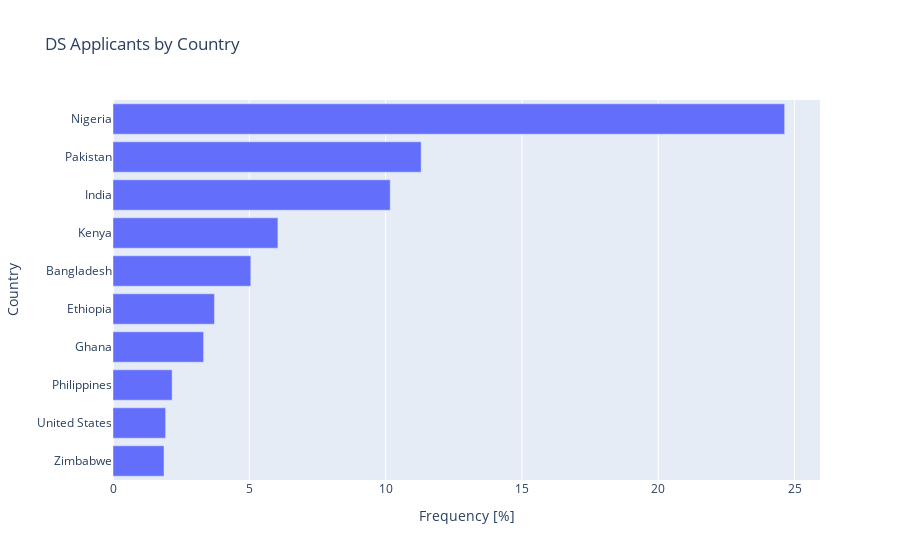

Notebook cell for this chart:
### Markdown cell above
**Task 7.1.12:** Recreate your horizontal bar chart of the 10 countries with the largest representation in `df_nationality`, this time with the percentages. Be sure to label your x-axis `"Frequency [%]"`, your y-axis `"Country"`, and use the title `"DS Applicants by Country"`.

- [What's a bar chart?](../%40textbook/08-visualization-plotly.ipynb#Bar-Chart)
- [Create a bar chart using plotly express.](../%40textbook/08-visualization-plotly.ipynb#Bar-Chart)

### Code cell
# Create horizontal bar chart
fig = px.bar(
    data_frame=df_nationality.tail(10), x="count_pct", y="country_name",
    orientation="h", title="DS Applicants by Country"
)
# Set axis labels
fig.update_layout(xaxis_title="Frequency [%]", yaxis_title="Country")
fig.show()

### Figure 1 — Plotly figure (JSON) as saved in the notebook; plotly's stock layout.template omitted (floating-point values rounded to 4 significant figures)
{"data": [{"alignmentgroup": "True", "hovertemplate": "count_pct=%{x}<br>country_name=%{y}<extra></extra>", "legendgroup": "", "marker": {"color": "#636efa", "pattern": {"shape": ""}}, "name": "", "offsetgroup": "", "orientation": "h", "showlegend": false, "textposition": "auto", "type": "bar", "x": [1.871, 1.93, 2.169, 3.323, 3.721, 5.055, 6.05, 10.17, 11.3, 24.64], "xaxis": "x", "y": ["Zimbabwe", "United States", "Philippines", "Ghana", "Ethiopia", "Bangladesh", "Kenya", "India", "Pakistan", "Nigeria"], "yaxis": "y"}], "layout": {"autosize": true, "barmode": "relative", "legend": {"tracegroupgap": 0}, "title": {"text": "DS Applicants by Country"}, "xaxis": {"anchor": "y", "autorange": true, "domain": [0, 1], "range": [0, 25.93], "title": {"text": "Frequency [%]"}, "type": "linear"}, "yaxis": {"anchor": "x", "autorange": true, "domain": [0, 1], "range": [-0.5, 9.5], "title": {"text": "Country"}, "type": "category"}}}
